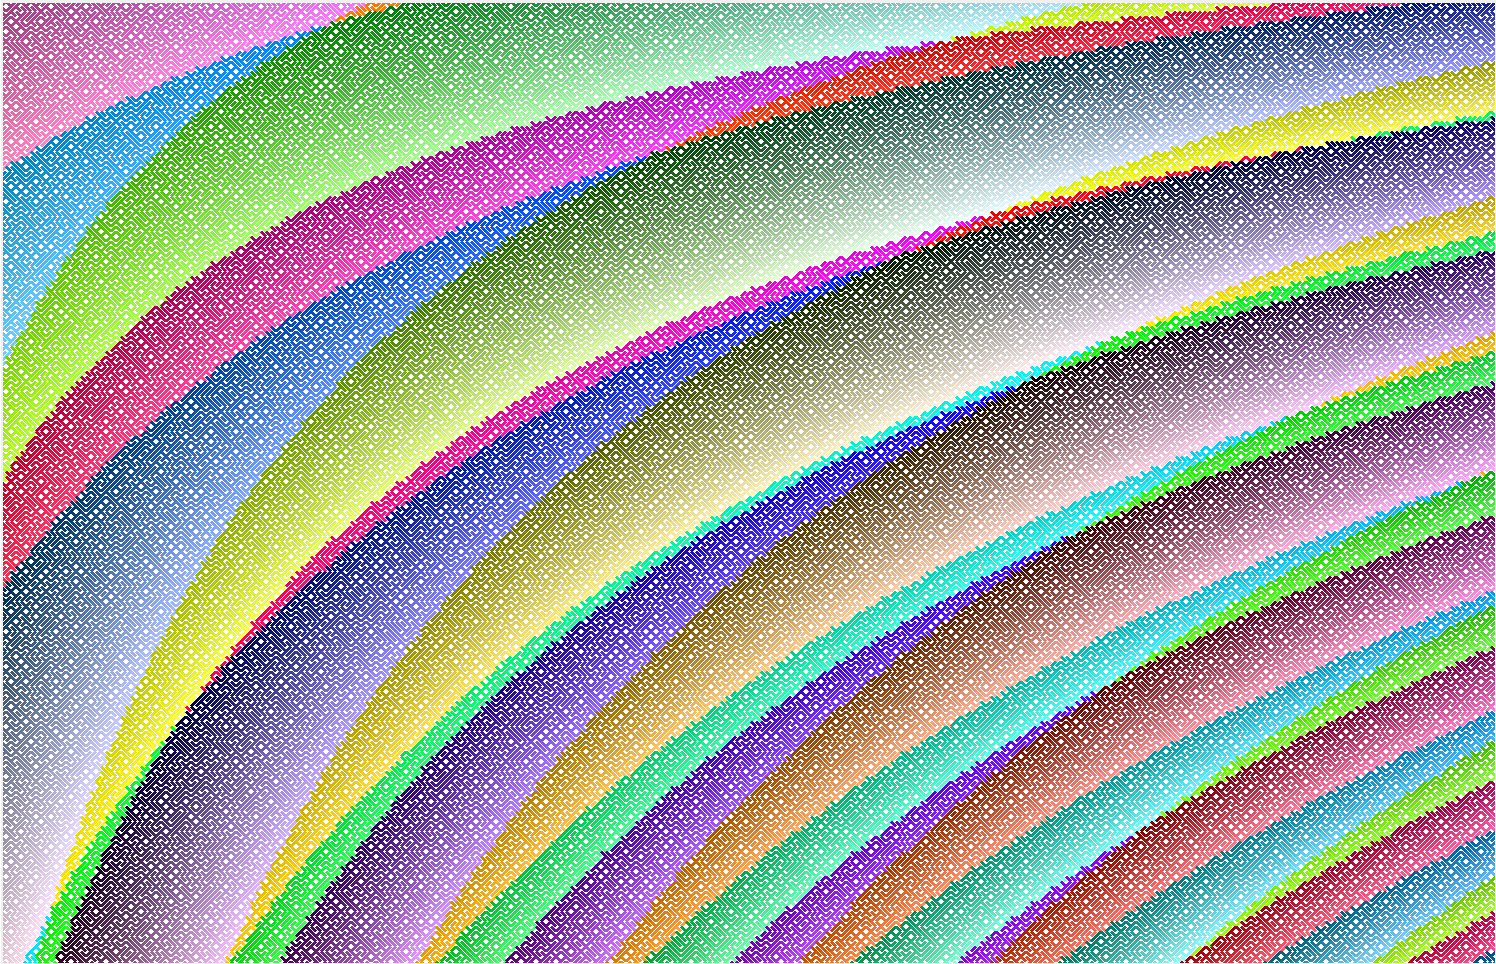

Write Python code to recreate this figure.
import tkinter as tk
from tkinter import *
from random import seed
from random import random
from PIL import ImageGrab
class Application(tk.Frame):
    def __init__(self, master=None):
        super().__init__(master)

        self.color = 'red'

        self.master = master
        self.pack()
        self.create_widgets()

    def create_widgets(self):
        self.canvas_panel = tk.PanedWindow(self)

        self.canvas_label = tk.LabelFrame(self.canvas_panel, text='Canvas', width=1500, height=1000)

        self.canvas = tk.Canvas(self.canvas_label, bg="white", width=3000, height=1000)

        #self.draw(self.canvas,self.rSlide,self.gSlide,self.bSlide)

        self.canvas_panel.add(self.canvas_label)    
        
        self.save_panel = tk.PanedWindow(self)
        self.save_button = tk.Button(self.save_panel)
        self.save_button["text"] = "Save"
        self.save_button["command"] = self.save

        self.save_panel.add(self.save_button)

        self.quit = tk.Button(self, text="Quit", fg="red",
                              command=self.master.destroy)

        self.save_panel.add(self.quit)
        self.save_panel.pack(side="bottom")

#        self.slider_panel = tk.PanedWindow(self)
        self.slider_label = tk.LabelFrame(self.canvas_panel, text='Options', width=500, height=100)
        self.slider_panel = tk.PanedWindow(self.slider_label)
        self.slider_panel.add(self.slider_label)
        
        self.update_button = tk.Button(self.slider_panel)
        self.update_button["text"] = "Update"
        self.update_button["command"] = self.update
        self.slider_panel.add(self.update_button)
        
        #xrSlide
        self.xrSlide = Scale(self.slider_label, from_=1,to=15,orient=HORIZONTAL)
        self.xrSlide.pack()
        self.xrLabel = Label(self.slider_label, text="xrNoise")
        self.xrLabel.pack()
        #yrSlide
        self.yrSlide = Scale(self.slider_label, from_=1,to=15,orient=HORIZONTAL)
        self.yrSlide.pack()
        self.yrLabel = Label(self.slider_label, text="yrNoise")
        self.yrLabel.pack()
        #xbSlide
        self.xbSlide = Scale(self.slider_label, from_=1,to=15,orient=HORIZONTAL)
        self.xbSlide.pack()
        self.xbLabel = Label(self.slider_label, text="xbNoise")
        self.xbLabel.pack()
        #ybSlide
        self.ybSlide = Scale(self.slider_label, from_=1,to=15,orient=HORIZONTAL)
        self.ybSlide.pack()
        self.ybLabel = Label(self.slider_label, text="ybNoise")
        self.ybLabel.pack()
        #xgSlide
        self.xgSlide = Scale(self.slider_label, from_=1,to=15,orient=HORIZONTAL)
        self.xgSlide.pack()
        self.xgLabel = Label(self.slider_label, text="xgNoise")
        self.xgLabel.pack()
        #ygSlide
        self.ygSlide = Scale(self.slider_label, from_=1,to=15,orient=HORIZONTAL)
        self.ygSlide.pack()
        self.ygLabel = Label(self.slider_label, text="ygNoise")
        self.ygLabel.pack()
        #gridSlide
        self.gridSlide = Scale(self.slider_label, from_=5,to=30,orient=HORIZONTAL)
        self.gridSlide.pack()
        self.gridLabel = Label(self.slider_label, text="gridSize")
        self.gridLabel.pack()
        #strokeSlide
        self.strokeSlide = Scale(self.slider_label, from_=2,to=4,orient=HORIZONTAL)
        self.strokeSlide.pack()
        self.strokeLabel = Label(self.slider_label, text="strokeDiv")
        self.strokeLabel.pack()
        
        self.slider_panel.pack(side="top")

        self.canvas_panel.add(self.slider_label)
        self.canvas_panel.pack(side="top")

        #self.slider_panel.pack(side="right")

        
    def hexColor(self, rgb):
        return "#%02x%02x%02x" % rgb
    
    def save(self):
        #print("Saved (not really)")
        #self.color = 'green'
        #self.draw(self.canvas,self.rSlide,self.gSlide,self.bSlide)
        x=root.winfo_rootx()+self.canvas.winfo_x()
        y=root.winfo_rooty()+self.canvas.winfo_y()
        x1 = x+self.canvas.winfo_width()
        y1=y+self.canvas.winfo_height()
        ImageGrab.grab().crop((x,y,x1,y1)).save("catcrossing.png")

    def update(self):
        self.draw(self.canvas,self.xrSlide,self.yrSlide,self.xbSlide,self.ybSlide,self.xgSlide,self.ygSlide,self.gridSlide,self.strokeSlide)
        
    def noise(self, y, x):
        n = y * x / 100.0
        
        n = n - int(n)
        
        if n > 1:
            print(str(y) + " " + str(x))
            
        return n 
    
    def draw(self, canvas, xrNoise, yrNoise, xbNoise, ybNoise, xgNoise, ygNoise, gridSize, strokeDiv):
        canvas.delete("all")
        noiseScale = 0.1
        width = 1500
        height = 1000
        x = 0
        seed(1)
        xrNoiseSet = xrNoise.get()
        xbNoiseSet = xbNoise.get()
        xgNoiseSet = xgNoise.get()
        
        while x <= width + gridSize.get():
            yrNoiseStart = yrNoise.get()
            ybNoiseStart = ybNoise.get()
            ygNoiseStart = ygNoise.get()
            yrNoiseSet = yrNoiseStart
            ybNoiseSet = ybNoiseStart
            ygNoiseSet = ygNoiseStart
            y = 0
            while y <= height + gridSize.get(): 
                red = int(255 * self.noise(yrNoiseSet, xrNoiseSet))
                blue = int(255 * self.noise(ybNoiseSet, xbNoiseSet))
                green = int(255 * self.noise(ygNoiseSet, xgNoiseSet))
                
                
                if(random() > 0.5):
                    canvas.create_line(x,y,x+gridSize.get(),y+gridSize.get(), fill=self.hexColor((red,blue,green)), width = gridSize.get()/strokeDiv.get(),smooth=True)
                else:
                    canvas.create_line(x,y+gridSize.get(),x+gridSize.get(),y, fill=self.hexColor((red,blue,green)), width = gridSize.get()/strokeDiv.get(),smooth=True)
                y += gridSize.get()
                
                yrNoiseSet += noiseScale
                ybNoiseSet += noiseScale
                ygNoiseSet += noiseScale
                
            x += gridSize.get()
            
            xrNoiseSet += noiseScale
            xbNoiseSet += noiseScale
            xgNoiseSet += noiseScale
                    
        
        canvas.pack()
    


root = tk.Tk()
app = Application(master=root)
app.mainloop()
